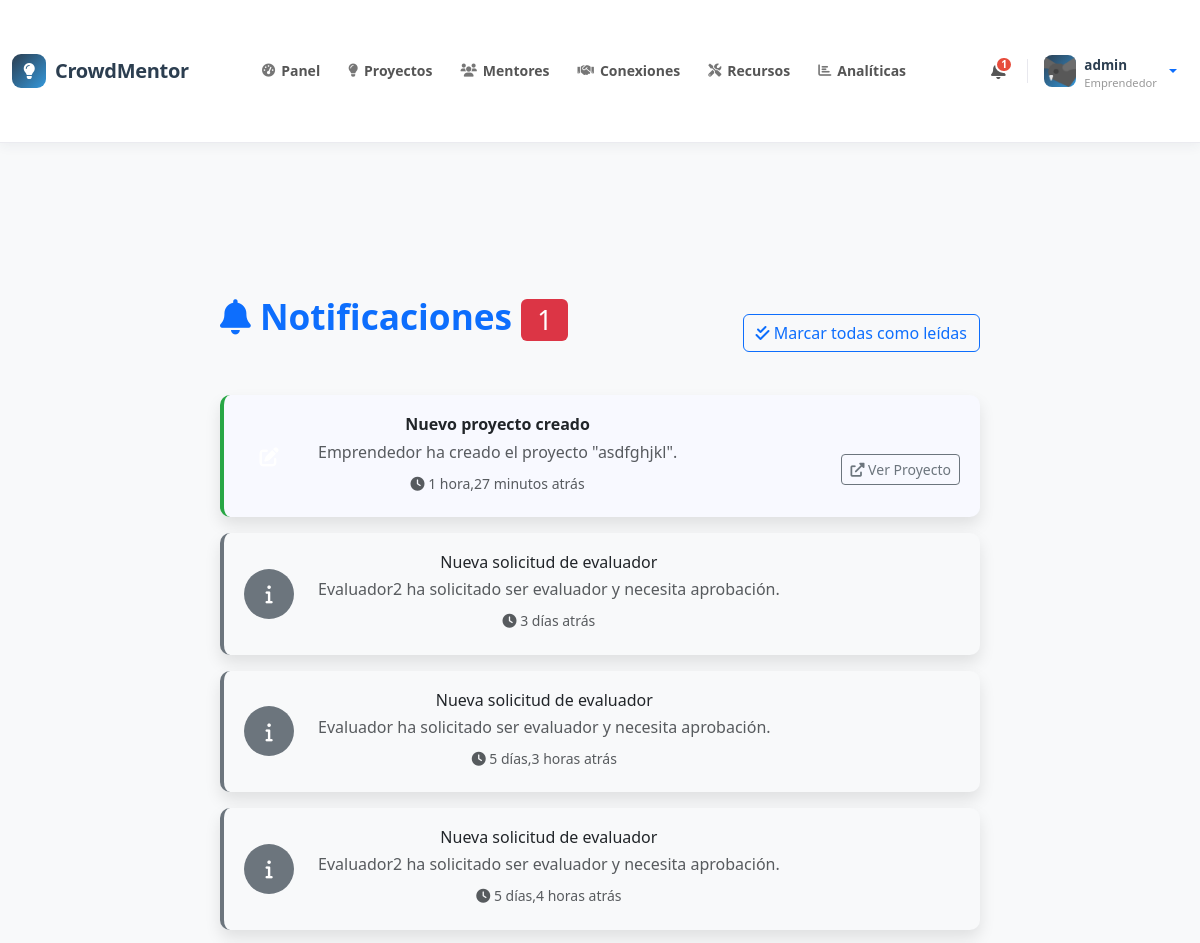
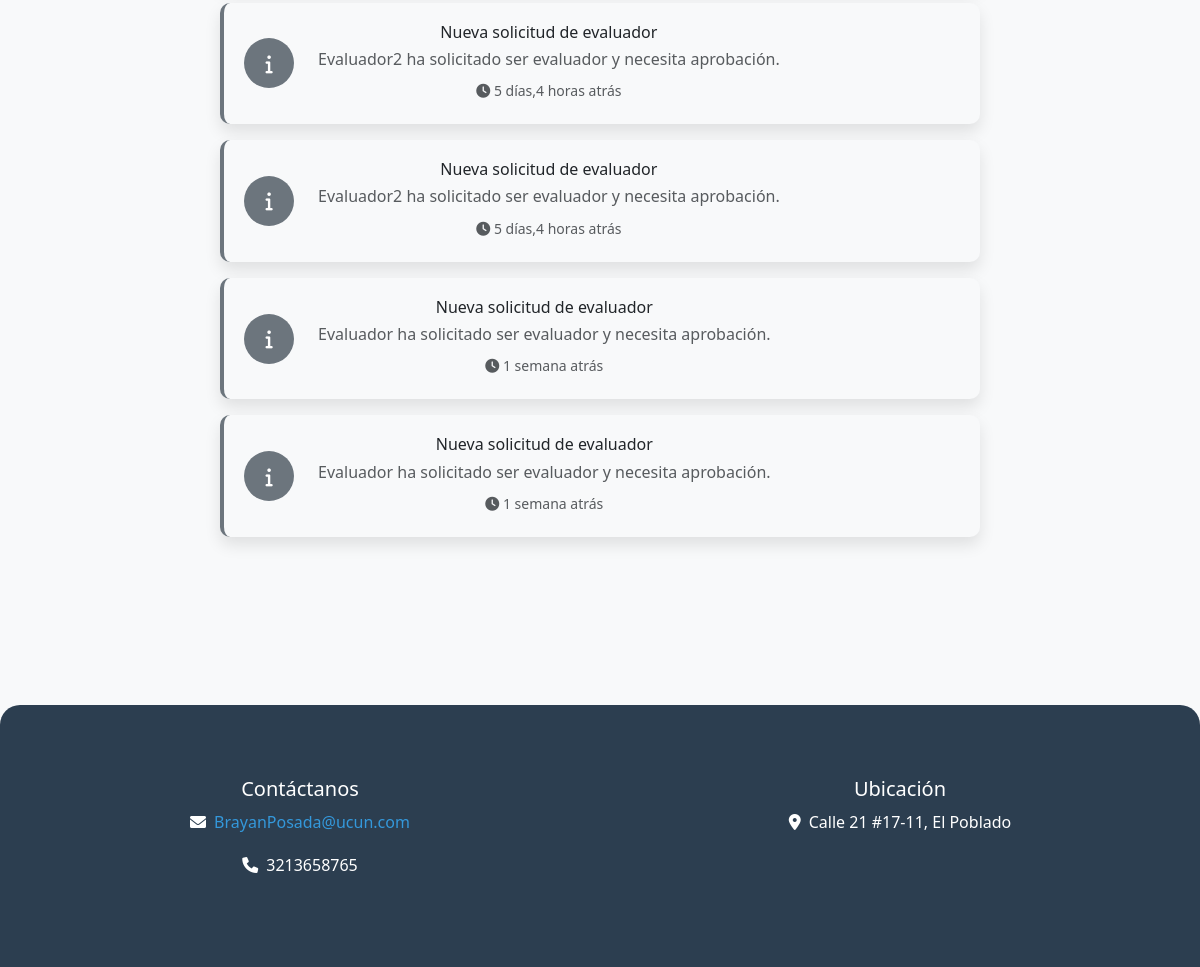
The app's page /notifications/ (signed in) with its own data (2 pictures, top to bottom).
### core/models.py (models this page shows, shortened)
class Profile(models.Model):
    USER_TYPES = (
        ('entrepreneur', 'Emprendedor'),
        ('mentor', 'Mentor'),
        ('investor', 'Inversionista'),
        ('evaluator', 'Evaluador'),
    )
    user = models.OneToOneField(User, on_delete=models.CASCADE)
    user_type = models.CharField(max_length=20, choices=USER_TYPES)
    bio = models.TextField()
    experience = models.TextField()
    is_approved = models.BooleanField(default=False)  # For mentors/evaluators
    is_approved_by_admin = models.BooleanField(default=False)  # Para evaluadores aprobados por el administrador
    profile_picture = models.ImageField(upload_to='profiles/', blank=True, null=True)
    birth_date = models.DateField(blank=True, null=True)
    phone_number = models.CharField(max_length=20, blank=True)
    location = models.CharField(max_length=100, blank=True)
    linkedin_url = models.URLField(max_length=200, blank=True)
    website_url = models.URLField(max_length=200, blank=True)

class Notification(models.Model):
    NOTIFICATION_TYPES = (
        ('investment', 'Nueva Inversión'),
        ('mentorship', 'Solicitud de Mentoría'),
        ('evaluation', 'Nueva Evaluación'),
        ('message', 'Nuevo Mensaje'),
        ('project_update', 'Actualización de Proyecto'),
        ('system', 'Notificación del Sistema'),
    )
    user = models.ForeignKey(User, on_delete=models.CASCADE, related_name='notifications')
    title = models.CharField(max_length=200)
    message = models.TextField()
    notification_type = models.CharField(max_length=20, choices=NOTIFICATION_TYPES)
    is_read = models.BooleanField(default=False)
    created_at = models.DateTimeField(auto_now_add=True)
    related_project = models.ForeignKey(Project, on_delete=models.CASCADE, blank=True, null=True)
    related_investment = models.ForeignKey(Investment, on_delete=models.CASCADE, blank=True, null=True)
    related_mentorship = models.ForeignKey(Mentorship, on_delete=models.CASCADE, blank=True, null=True)
    class Meta:
        ordering = ['-created_at']

### core/views.py (the view)
# urls.py: path('notifications/', views.notifications, name='notifications'),
@login_required
def notifications(request):
    all_notifications = request.user.notifications.all()
    unread_count = all_notifications.filter(is_read=False).count()
    notifications = all_notifications[:20]  # Últimas 20 notificaciones
    if request.method == 'POST':
        notification_ids = request.POST.getlist('mark_read')
        Notification.objects.filter(id__in=notification_ids, user=request.user).update(is_read=True)
        return redirect('notifications')
    context = {
        'notifications': notifications,
        'unread_count': unread_count
    }
    return render(request, 'notifications.html', context)

### core/templatetags/custom_filters.py (called while the page is built)
@register.filter
def has_profile(user):
    return hasattr(user, 'profile') and user.profile is not None

@register.filter
def get_user_type(user):
    if hasattr(user, 'profile') and user.profile:
        return user.profile.user_type
    return None

### core/templates/notifications.html (shortened to what this page needs)
{% extends 'base.html' %}
{% load static %}
{% block extra_css %}
<link rel="stylesheet" href="{% static 'css/notifications.css' %}">
{% endblock %}
{% block content %}
<div class="container py-5">
    <div class="row">
        <div class="col-md-8 mx-auto">
            <div class="d-flex justify-content-between align-items-center mb-4">
                <h2 class="text-primary">
                    <i class="fas fa-bell"></i> Notificaciones
                    {% if unread_count > 0 %}
                        <span class="badge bg-danger">{{ unread_count }}</span>
                    {% endif %}
                </h2>
                {% if unread_count > 0 %}
                    <form method="post" class="d-inline">
                        <button type="submit" class="btn btn-outline-primary">
                            <i class="fas fa-check-double"></i> Marcar todas como leídas
                        </button>
                    </form>
                {% endif %}
            </div>
            {% for notification in notifications %}
                <div class="card notification-card notification-{{ notification.notification_type }} {% if not notification.is_read %}unread{% else %}read{% endif %} mb-3">
                    <div class="card-body">
                        <div class="row align-items-center">
                            <div class="col-auto">
                                <div class="notification-icon
                                    {% if notification.notification_type == 'investment' %}bg-success text-white
                                    {% elif notification.notification_type == 'mentorship' %}bg-info text-white
                                    {% elif notification.notification_type == 'evaluation' %}bg-warning text-dark
                                    {% elif notification.notification_type == 'message' %}bg-danger text-white
                                    {% elif notification.notification_type == 'project_update' %}bg-purple text-white
                                    {% else %}bg-secondary text-white{% endif %}">
                                    {% if notification.notification_type == 'investment' %}
                                        <i class="fas fa-coins"></i>
                                    {% elif notification.notification_type == 'mentorship' %}
                                        <i class="fas fa-handshake"></i>
                                    {% elif notification.notification_type == 'evaluation' %}
                                        <i class="fas fa-star"></i>
                                    {% elif notification.notification_type == 'message' %}
                                        <i class="fas fa-comment"></i>
                                    {% elif notification.notification_type == 'project_update' %}
                                        <i class="fas fa-edit"></i>
                                    {% else %}
                                        <i class="fas fa-info"></i>
                                    {% endif %}
                                </div>
                            </div>
                            <div class="col">
                                <div class="d-flex justify-content-between align-items-start">
                                    <div>
                                        <h6 class="mb-1 {% if not notification.is_read %}fw-bold{% endif %}">
                                            {{ notification.title }}
                                        </h6>
                                        <p class="mb-1 text-muted">{{ notification.message }}</p>
                                        <small class="text-muted">
                                            <i class="fas fa-clock"></i> {{ notification.created_at|timesince }} atrás
                                        </small>
                                    </div>
                                    <div class="d-flex flex-column align-items-end">
                                        {% if notification.related_project %}
                                            <a href="{% url 'project_detail' notification.related_project.id %}"
                                               class="btn btn-sm btn-outline-secondary">
                                                <i class="fas fa-external-link-alt"></i> Ver Proyecto
                                            </a>
                                        {% endif %}
                                    </div>
                                </div>
                            </div>
                        </div>
                    </div>
                </div>
            {% endfor %}
        </div>
    </div>
</div>
{% endblock %}

### core/templates/base.html (shortened to what this page needs)
{% load static %}
{% load custom_filters %}
<!DOCTYPE html>
<html lang="es">
<head>
    <link href="https://cdn.jsdelivr.net/npm/bootstrap@5.3.0/dist/css/bootstrap.min.css" rel="stylesheet">
    <link rel="stylesheet" href="https://cdnjs.cloudflare.com/ajax/libs/animate.css/4.1.1/animate.min.css">
    <link rel="stylesheet" href="https://cdnjs.cloudflare.com/ajax/libs/font-awesome/6.0.0/css/all.min.css">
    <link rel="stylesheet" href="{% static 'css/styles.css' %}">
    <link rel="stylesheet" href="{% static 'css/home.css' %}">
    <link rel="stylesheet" href="{% static 'css/project_list.css' %}">
    <link rel="stylesheet" href="{% static 'css/project_detail.css' %}">
    <link rel="stylesheet" href="{% static 'css/project_create.css' %}">
    <link rel="stylesheet" href="{% static 'css/resources.css' %}">
    <link rel="stylesheet" href="{% static 'css/base.css' %}">
    {% block extra_css %}{% endblock %}
</head>
<body>
    <nav class="cm-navbar">
        <div class="container position-relative">
            <a class="cm-brand" href="{% url 'home' %}">
                <div class="cm-brand-icon"><i class="fas fa-lightbulb"></i></div>
                CrowdMentor
            </a>
            <div class="cm-nav-collapse" id="cmNavCollapse">
                {% if user.is_authenticated %}
                <ul class="cm-nav-links">
                    {% if user.is_staff %}
                        <li class="cm-nav-item">
                            <a href="{% url 'admin_dashboard' %}">
                                <i class="fas fa-tachometer-alt"></i>Panel
                            </a>
                        </li>
                    {% else %}
                        <li class="cm-nav-item">
                            <a href="{% url 'dashboard' %}">
                                <i class="fas fa-tachometer-alt"></i>Panel
                            </a>
                        </li>
                    {% endif %}
                    <li class="cm-nav-item">
                        <a href="{% url 'project_list' %}">
                            <i class="fas fa-lightbulb"></i>Proyectos
                        </a>
                    </li>
                    <li class="cm-nav-item">
                        <a href="{% url 'mentor_list' %}">
                            <i class="fas fa-users"></i>Mentores
                        </a>
                    </li>
                    {% if user|has_profile %}
                        {% with user_type=user|get_user_type %}
                            {% if user_type == 'mentor' or user_type == 'investor' or user_type == 'entrepreneur' %}
                                <li class="cm-nav-item">
                                    <a href="{% url 'mentor_investor_connections' %}" class="position-relative">
                                        <i class="fas fa-handshake"></i>Conexiones
                                    </a>
                                </li>
                            {% endif %}
                        {% endwith %}
                    {% endif %}
                    <li class="cm-nav-item">
                        <a href="{% url 'resources' %}">
                            <i class="fas fa-tools"></i>Recursos
                        </a>
                    </li>
                    {% if user.is_superuser %}
                        <li class="cm-nav-item">
                            <a href="{% url 'analytics_dashboard' %}">
                                <i class="fas fa-chart-bar"></i>Analíticas
                            </a>
                        </li>
                    {% endif %}
                </ul>
                <div class="cm-actions">
                    <a href="{% url 'notifications' %}" class="cm-icon-btn" title="Notificaciones">
                        <span class="cm-badge hidden" id="notification-badge">0</span>
                    </a>
                    <div class="dropdown">
                        <a class="cm-avatar-btn dropdown-toggle" href="#" id="userDropdown" data-bs-toggle="dropdown" aria-expanded="false" style="text-decoration:none;">
                            <div class="cm-avatar">
                                {% if user|has_profile and user.profile.profile_picture %}
                                    <img src="{{ user.profile.profile_picture.url }}" alt="avatar">
                                {% else %}
                                    <i class="fas fa-user" style="font-size:0.85rem;"></i>
                                {% endif %}
                            </div>
                            <div>
                                <div class="cm-avatar-name">
                                    {% if user.first_name %}{{ user.first_name }}{% else %}{{ user.username }}{% endif %}
                                </div>
                                {% if user|has_profile %}
                                    {% with ut=user|get_user_type %}
                                        <div class="cm-avatar-role">
                                            {% if ut == 'entrepreneur' %}Emprendedor
                                            {% elif ut == 'mentor' %}Mentor
                                            {% elif ut == 'investor' %}Inversionista
                                            {% elif ut == 'evaluator' %}Evaluador
                                            {% endif %}
                                        </div>
                                    {% endwith %}
                                {% endif %}
                            </div>
                        </a>
                    </div>
                </div>
                {% endif %}
            </div>
        </div>
    </nav>
    <div class="container py-4">
        {% block content %}
        {% endblock %}
    </div>
    <footer class="text-center">
        <div class="container">
            <div class="row">
                <div class="col-md-6">
                    <h5>Contáctanos</h5>
                    <p><i class="fas fa-envelope me-2"></i><a href="mailto:BrayanPosada@ucun.com">BrayanPosada@ucun.com</a></p>
                    <p><i class="fas fa-phone me-2"></i>3213658765</p>
                </div>
                <div class="col-md-6">
                    <h5>Ubicación</h5>
                    <p><i class="fas fa-map-marker-alt me-2"></i>Calle 21 #17-11, El Poblado</p>
                </div>
            </div>
        </div>
    </footer>
</body>
</html>

### core/static/css/styles.css (style rules this page uses)
body { font-family: 'Montserrat', Arial, sans-serif; background-color: #f9fafb; color: #2d3748; line-height: 1.7; margin: 0; padding: 0; }
.container { max-width: 1200px; margin-top: 40px; margin-bottom: 40px; }
h1, h2, h3 { font-weight: 700; color: #ffffff; }
h2 { font-size: 2.2rem; margin-bottom: 30px; text-align: center; }
.card { border: none; border-radius: 15px; box-shadow: 0 8px 16px rgba(0, 0, 0, 0.1); transition: transform 0.3s ease, box-shadow 0.3s ease; background-color: #ffffff; }
.card-body { padding: 20px; text-align: center; }
footer { background-color: #1c7ed6; color: #fff; padding: 40px 0; text-align: center; font-size: 1rem; border-radius: 20px 20px 0 0; }
footer a { color: #ffd43b; text-decoration: none; }

### core/static/css/home.css (style rules this page uses)
.card { transition: all var(--transition-speed) ease; border-radius: var(--border-radius); overflow: hidden; }
.badge { padding: 0.5rem 1rem; font-weight: 500; }

### core/static/css/base.css (style rules this page uses)
:root { --primary-color: #2c3e50; --secondary-color: #3498db; --accent-color: #e74c3c; --background-color: #f8f9fa; --text-color: #2c3e50; --border-radius: 10px; --transition-speed: 0.3s; --box-shadow: 0 4px 15px rgba(0,0,0,0.1); }
body { font-family: 'Segoe UI', Tahoma, Geneva, Verdana, sans-serif; background-color: var(--background-color); color: var(--text-color); min-height: 100vh; display: flex; flex-direction: column; margin: 0; padding: 0; }
footer { background-color: var(--primary-color); color: white; padding: 2rem 0; margin-top: auto; }
footer a { color: var(--secondary-color); text-decoration: none; transition: color var(--transition-speed) ease; }

### core/static/css/notifications.css (style rules this page uses)
.notification-card { border-left: 4px solid #007bff; transition: all 0.3s ease; }
.notification-card.unread { background-color: #f8f9ff; border-left-color: #28a745; }
.notification-card.read { background-color: #f8f9fa; border-left-color: #6c757d; }
.notification-icon { width: 50px; height: 50px; border-radius: 50%; display: flex; align-items: center; justify-content: center; font-size: 1.2rem; }
.notification-project_update { border-left-color: #6f42c1; }
.notification-system { border-left-color: #6c757d; }

### records on screen
Notification: notification_type "project_update" (drawn), title "Nuevo proyecto creado", message "Emprendedor ha creado el proyecto \"asdfghjkl\".", created_at "1 hora,27 minutos", shows "Ver Proyecto"
Notification: notification_type "system" (drawn), title "Nueva solicitud de evaluador", message "Evaluador2 ha solicitado ser evaluador y necesita aprobación.", created_at "3 días"
Notification: notification_type "system" (drawn), title "Nueva solicitud de evaluador", message "Evaluador ha solicitado ser evaluador y necesita aprobación.", created_at "5 días,3 horas"
Notification: notification_type "system" (drawn), title "Nueva solicitud de evaluador", message "Evaluador2 ha solicitado ser evaluador y necesita aprobación.", created_at "5 días,4 horas"
Notification: notification_type "system" (drawn), title "Nueva solicitud de evaluador", message "Evaluador2 ha solicitado ser evaluador y necesita aprobación.", created_at "5 días,4 horas"
Notification: notification_type "system" (drawn), title "Nueva solicitud de evaluador", message "Evaluador2 ha solicitado ser evaluador y necesita aprobación.", created_at "5 días,4 horas"
Notification: notification_type "system" (drawn), title "Nueva solicitud de evaluador", message "Evaluador ha solicitado ser evaluador y necesita aprobación.", created_at "1 semana"
Notification: notification_type "system" (drawn), title "Nueva solicitud de evaluador", message "Evaluador ha solicitado ser evaluador y necesita aprobación.", created_at "1 semana"

### other values on screen
{{ user.username }} "admin"
{{ unread_count }} "1"
